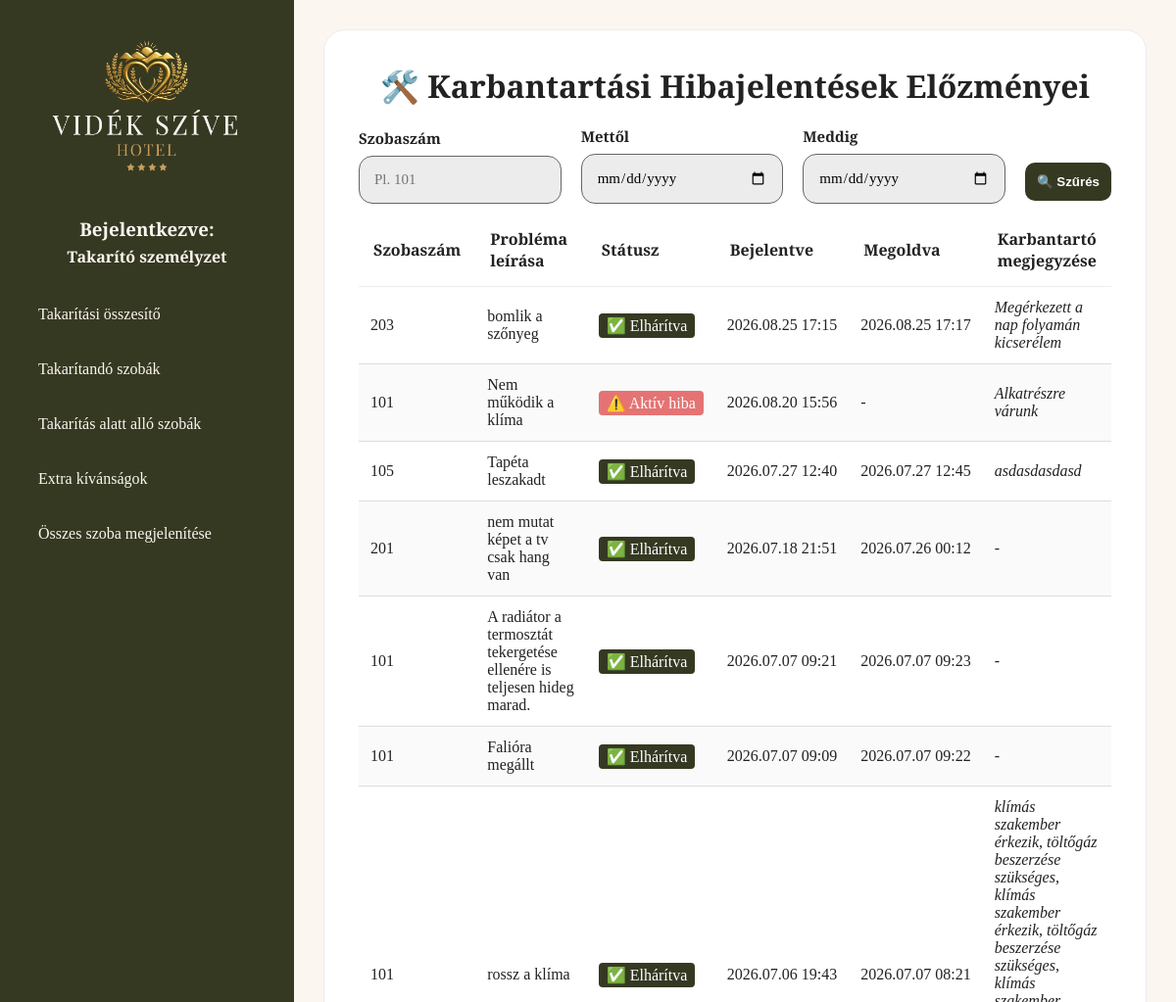
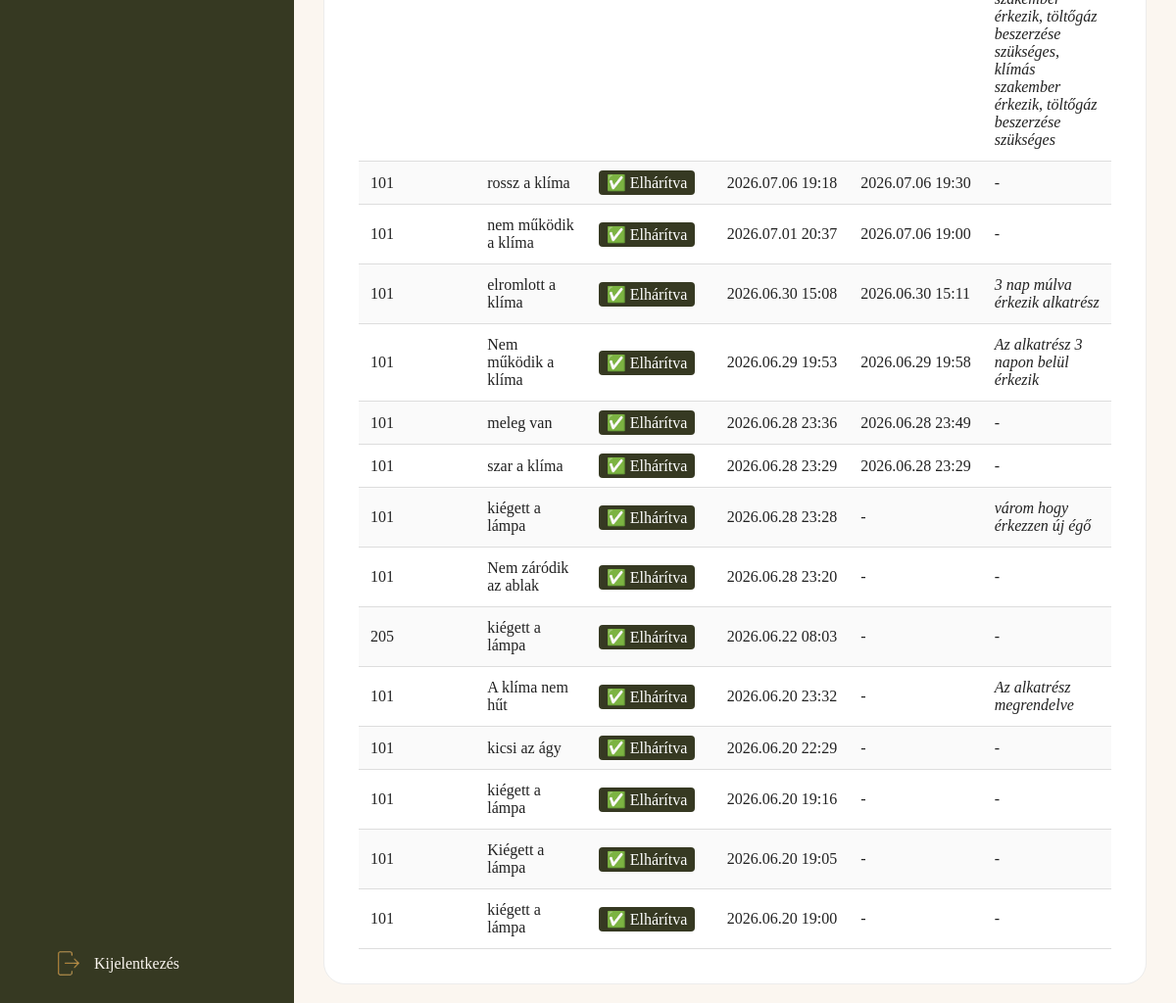
Page /dashboard/karbantartasok/ (signed in) on the committed database (2 pictures, top to bottom).
### videk_szive/models.py (models this page shows, shortened)
class RoomIssue(models.Model):
    room = models.ForeignKey(Room, on_delete=models.CASCADE, related_name="reported_issues")
    description = models.TextField()
    is_resolved = models.BooleanField(default=False)
    handyman_note = models.TextField(blank=True, null=True, verbose_name="Karbantartó megjegyzése")
    created_at = models.DateTimeField(default=timezone.now)
    resolved_at = models.DateTimeField(blank=True, null=True, verbose_name="Megoldás ideje")

class Room(models.Model):
    room_number = models.IntegerField(primary_key=True, verbose_name="Szobaszám")
    room_type = models.CharField(max_length=50, verbose_name="Szobatípus")
    room_persons = models.IntegerField(verbose_name="Férőhely")
    room_size = models.IntegerField(verbose_name="Szobaméret (m²)")
    balcony = models.BooleanField(default=False, verbose_name="Erkélyes")
    price_per_night = models.IntegerField(verbose_name="Ár/éjszaka")
    status_free = models.BooleanField(default=True, verbose_name="Szabad szoba")
    status_booked = models.BooleanField(default=False, verbose_name="Kiadott szoba")
    status_need_cleaning = models.BooleanField(default=False, verbose_name="Takarítandó szoba")
    status_under_cleaning = models.BooleanField(default=False, verbose_name="Takarítás alatt álló szoba")
    status_cleaned = models.BooleanField(default=False, verbose_name="Kitakarított szoba")
    cleaning = models.BooleanField(default=False, verbose_name="Takarítást kér")
    not_cleaning = models.BooleanField(default=False, verbose_name="Takarítást nem kér")
    extra_sheets = models.BooleanField(default=False, verbose_name="Extra ágynemű")
    extra_towel = models.BooleanField(default=False, verbose_name="Extra törölköző")
    extra_showers = models.BooleanField(default=False, verbose_name="Extra tusfürdő")
    bin_clean = models.BooleanField(default=False, verbose_name="Szemetes ürítés")
    wake_up = models.BooleanField(default=False, verbose_name="Ébresztés kérése")
    wake_up_time = models.CharField(max_length=100, blank=True, null=True, verbose_name="Ébresztési időpont / Megjegyzés")
    wake_up_confirmed = models.BooleanField(default=False, verbose_name="Ébresztés visszaigazolva")
    issues = models.BooleanField(default=False, verbose_name="Műszaki hiba")
    issue_description = models.TextField(blank=True, null=True)
    wifi = models.CharField(max_length=50, blank=True, null=True, verbose_name="Wi-Fi jelszó")
    current_guest = models.ForeignKey(
        Guest,
        on_delete=models.SET_NULL,
        blank=True,
        null=True,
        related_name="rooms",
        verbose_name="Aktuális vendég"
    )
    class Meta:
        verbose_name_plural = "Rooms"

### videk_szive/views.py (the view)
# urls.py: path('karbantartasok/', views.issue_history_view, name='issue_history'),
@login_required
def issue_history_view(request):
    issues = RoomIssue.objects.all().select_related('room').order_by('-created_at')
    room_filter = request.GET.get('room_number','').strip()
    if room_filter:
        issues = issues.filter(
            room__room_number=room_filter
        )
    start_date_str = request.GET.get('start_date','').strip()
    end_date_str = request.GET.get('end_date','').strip()
    if start_date_str:
        start_date = datetime.strptime(start_date_str,"%Y-%m-%d")
        issues = issues.filter(created_at__gte=start_date)
    if end_date_str:
        end_date = datetime.strptime(end_date_str,"%Y-%m-%d").replace( hour=23, minute=59, second=59)
        issues = issues.filter(created_at__lte=end_date)
    context = {
        'issues': issues,
        'room_filter': room_filter,
        'start_date_filter': start_date_str,
        'end_date_filter': end_date_str,
    }
    return render(request,'issue_history.html',context)

### videk_szive/templates/issue_history.html (shortened to what this page needs)
{% extends 'index.html' %}
{% load static %}
{% block content %}
<div class="card" >
    <div style="text-align: center;">
        <h1>🛠️ Karbantartási Hibajelentések Előzményei</h1>
    </div>
    <div class="card-filter">
        <form method="GET" action="{% url 'issue_history' %}" style="display: flex; flex-wrap: wrap; align-items: flex-end; gap: 20px; margin: 0; width: 100%;">
        <div class="input-group">
            <label for="room_number">Szobaszám</label>
            <input type="number" id="room_number" name="room_number" value="{{ room_filter }}" placeholder="Pl. 101">
        </div>
        <div class="input-group">
            <label for="start_date">Mettől</label>
            <input type="date"  id="start_date" name="start_date" value="{{ start_date_filter }}">
        </div>
        <div class="input-group">
            <label for="end_date">Meddig</label>
            <input type="date" id="end_date" name="end_date" value="{{ end_date_filter }}">
        </div>
        <div style="display: flex; align-items: center; gap: 15px; height: 52px; margin-bottom: 2px;">
            <button type="submit" class="primary">🔍 Szűrés</button>
        </div>
    </form>
    </div>
    <div style="overflow-x: auto;">
        <table style="width: 100%; border-collapse: collapse; text-align: left; margin-top: 10px;">
            <thead>
                <tr style="border-bottom: 1px solid var(--clr-lightgrey);">
                    <th style="padding:15px;">Szobaszám</th>
                    <th style="padding:15px; width:400px;">Probléma leírása</th>
                    <th style="padding:15px;">Státusz</th>
                    <th style="padding:15px;">Bejelentve</th>
                    <th style="padding:15px;">Megoldva</th>
                    <th style="padding:15px;">Karbantartó megjegyzése</th>
                </tr>
            </thead>
            <tbody>
                {% for issue in issues %}
                    <tr style="border-bottom: 1px solid #ddd; background-color: {% cycle 'transparent' 'rgba(0,0,0,0.02)' %};">
                        <td style="padding: 12px;">{{ issue.room.room_number }}</td>
                        <td style="padding: 12px;">{{ issue.description }}</td>
                        <td style="padding: 12px;">
                            {% if not issue.is_resolved %}
                                <span style="background-color: var(--clr-red); color: var(--clr-wwhite); padding: 4px 8px; border-radius: 4px; white-space: nowrap;">⚠️ Aktív hiba</span>
                            {% else %}
                                <span style="background-color: var(--clr-green); color: var(--clr-wwhite); padding: 4px 8px; border-radius: 4px; white-space: nowrap;">✅ Elhárítva</span>
                            {% endif %}
                        </td>
                        <td style="padding: 12px; white-space: nowrap;">{{ issue.created_at|date:"Y.m.d H:i" }}</td>
                        <td style="padding: 12px; white-space: nowrap;">{{ issue.resolved_at|date:"Y.m.d H:i"|default:"-" }}</td>
                        <td style="padding: 12px; font-style: italic;">
                            {{ issue.handyman_note|default:"-" }}
                        </td>
                    </tr>
                {% empty %}
                    <tr>
                        <td colspan="6" style="padding: 20px; text-align: center;">
                            ✨Nem található a keresési feltételnek megfelelő hibajelentés.
                        </td>
                    </tr>
                {% endfor %}
            </tbody>
        </table>
    </div>
</div>
{% endblock %}

### videk_szive/static/room/style.css (style rules this page uses)
:root { --clr-green: #363922; --clr-gold: #C89E5C; --clr-gold-dark: #b58d4c; --clr-white: #FBF6F0; --clr-wwhite: #fff; --clr-grey-font: #222; --clr-grey: #666; --clr-lightgrey: #ececec; --clr-red: #E57373; --clr-lightred: #fff1f1; --clr-orange: #F4B400; --clr-lightorange: #fff8e7; --clr-blue: #64B5F6; --clr-lightblue: #eef7ff; --clr-lightgreen: #81C784; --clr-lightergreen: #effbef; --ff-playfair:"Playfair Display", serif; --ff-great: "Great Vibes", cursive; }
* { margin:0; padding:0; box-sizing:border-box; }
body { font-family: var(--ff-playfair); background:var(--clr-white); color:var(--clr-grey-font); }
button { width:100%; padding:12px; border-radius:10px; border:1px solid var(--clr-lightgrey); background:var(--clr-wwhite); margin-top:10px; font-weight:bold; cursor:pointer; }
button.primary { background:var(--clr-green); color:var(--clr-wwhite); border:none; }

### rows in the picture
RoomIssue: room.room_number "203", description "bomlik a szőnyeg", is_resolved "✅ Elhárítva", created_at "2026.08.25 17:15", resolved_at "2026.08.25 17:17", handyman_note "Megérkezett a nap folyamán kicserélem"
RoomIssue: room.room_number "101", description "Nem működik a klíma", is_resolved "⚠️ Aktív hiba", created_at "2026.08.20 15:56", resolved_at "-", handyman_note "Alkatrészre várunk"
RoomIssue: room.room_number "105", description "Tapéta leszakadt", is_resolved "✅ Elhárítva", created_at "2026.07.27 12:40", resolved_at "2026.07.27 12:45", handyman_note "asdasdasdasd"
RoomIssue: room.room_number "201", description "nem mutat képet a tv csak hang van", is_resolved "✅ Elhárítva", created_at "2026.07.18 21:51", resolved_at "2026.07.26 00:12", handyman_note "-"
RoomIssue: room.room_number "101", description "A radiátor a termosztát tekergetése ellenére is teljesen hideg marad.", is_resolved "✅ Elhárítva", created_at "2026.07.07 09:21", resolved_at "2026.07.07 09:23", handyman_note "-"
RoomIssue: room.room_number "101", description "Falióra megállt", is_resolved "✅ Elhárítva", created_at "2026.07.07 09:09", resolved_at "2026.07.07 09:22", handyman_note "-"
RoomIssue: room.room_number "101", description "rossz a klíma", is_resolved "✅ Elhárítva", created_at "2026.07.06 19:43", resolved_at "2026.07.07 08:21", handyman_note "klímás szakember érkezik, töltőgáz beszerzése szükséges, klímás szakember érkezik, töltőgáz beszerzése szükséges, klímás szakember érkezik, töltőgáz beszerzése szükséges, klímás szakember érkezik, töltőgáz beszerzése szükséges"
RoomIssue: room.room_number "101", description "rossz a klíma", is_resolved "✅ Elhárítva", created_at "2026.07.06 19:18", resolved_at "2026.07.06 19:30", handyman_note "-"
RoomIssue: room.room_number "101", description "nem működik a klíma", is_resolved "✅ Elhárítva", created_at "2026.07.01 20:37", resolved_at "2026.07.06 19:00", handyman_note "-"
RoomIssue: room.room_number "101", description "elromlott a klíma", is_resolved "✅ Elhárítva", created_at "2026.06.30 15:08", resolved_at "2026.06.30 15:11", handyman_note "3 nap múlva érkezik alkatrész"
RoomIssue: room.room_number "101", description "Nem működik a klíma", is_resolved "✅ Elhárítva", created_at "2026.06.29 19:53", resolved_at "2026.06.29 19:58", handyman_note "Az alkatrész 3 napon belül érkezik"
RoomIssue: room.room_number "101", description "meleg van", is_resolved "✅ Elhárítva", created_at "2026.06.28 23:36", resolved_at "2026.06.28 23:49", handyman_note "-"
RoomIssue: room.room_number "101", description "szar a klíma", is_resolved "✅ Elhárítva", created_at "2026.06.28 23:29", resolved_at "2026.06.28 23:29", handyman_note "-"
RoomIssue: room.room_number "101", description "kiégett a lámpa", is_resolved "✅ Elhárítva", created_at "2026.06.28 23:28", resolved_at "-", handyman_note "várom hogy érkezzen új égő"
RoomIssue: room.room_number "101", description "Nem záródik az ablak", is_resolved "✅ Elhárítva", created_at "2026.06.28 23:20", resolved_at "-", handyman_note "-"
RoomIssue: room.room_number "205", description "kiégett a lámpa", is_resolved "✅ Elhárítva", created_at "2026.06.22 08:03", resolved_at "-", handyman_note "-"
RoomIssue: room.room_number "101", description "A klíma nem hűt", is_resolved "✅ Elhárítva", created_at "2026.06.20 23:32", resolved_at "-", handyman_note "Az alkatrész megrendelve"
RoomIssue: room.room_number "101", description "kicsi az ágy", is_resolved "✅ Elhárítva", created_at "2026.06.20 22:29", resolved_at "-", handyman_note "-"
RoomIssue: room.room_number "101", description "kiégett a lámpa", is_resolved "✅ Elhárítva", created_at "2026.06.20 19:16", resolved_at "-", handyman_note "-"
RoomIssue: room.room_number "101", description "Kiégett a lámpa", is_resolved "✅ Elhárítva", created_at "2026.06.20 19:05", resolved_at "-", handyman_note "-"
RoomIssue: room.room_number "101", description "kiégett a lámpa", is_resolved "✅ Elhárítva", created_at "2026.06.20 19:00", resolved_at "-", handyman_note "-"
